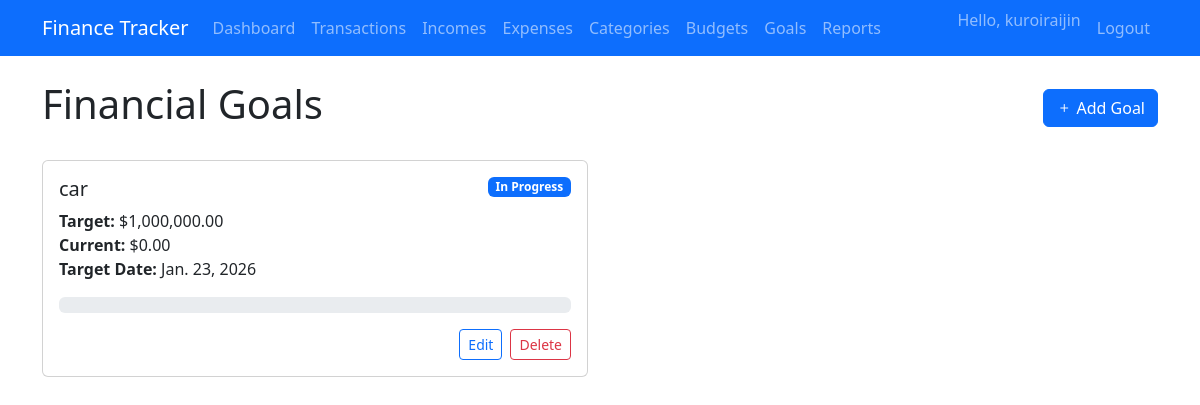
The app's page /goals/ (signed in), older data.
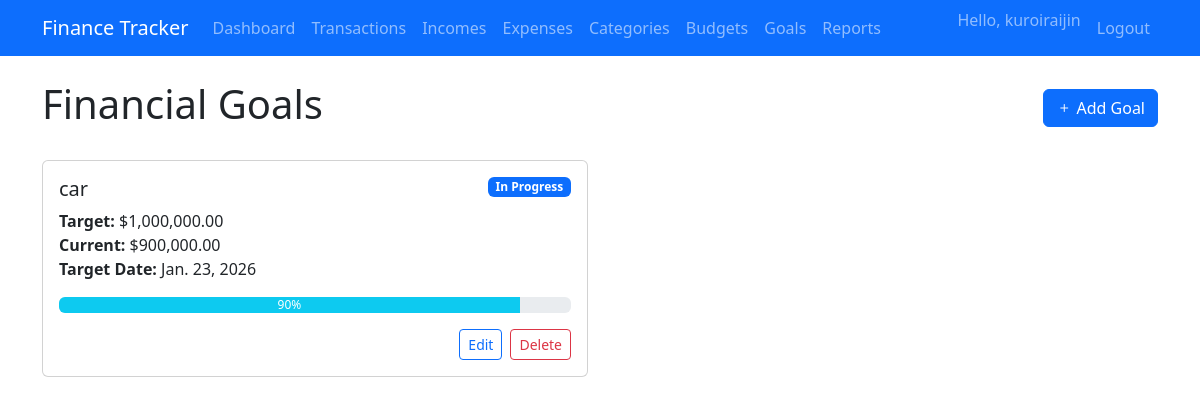
The same page, newer data.
### tracker/models.py (models this page shows, shortened)
class Goal(models.Model):
    user = models.ForeignKey(User, on_delete=models.CASCADE)
    name = models.CharField(max_length=100)
    target_amount = models.DecimalField(max_digits=10, decimal_places=2, validators=[MinValueValidator(0.01)])
    current_amount = models.DecimalField(max_digits=10, decimal_places=2, default=0)
    target_date = models.DateField()
    completed = models.BooleanField(default=False)
    def progress(self):
        return (self.current_amount / self.target_amount) * 100 if self.target_amount else 0

### tracker/views.py (the view)
# urls.py: path('goals/', views.goal_list, name='goals'),
@login_required
def goal_list(request):
    goals = Goal.objects.filter(user=request.user)
    return render(request, 'tracker/goal_list.html', {'goals': goals})

### templates/tracker/goal_list.html (shortened to what this page needs)
{% extends 'base.html' %}
{% load humanize %}
{% block content %}
<div class="d-flex justify-content-between align-items-center mb-4">
    <h1>Financial Goals</h1>
    <a href="{% url 'add_goal' %}" class="btn btn-primary">
        <i class="bi bi-plus"></i> Add Goal
    </a>
</div>
<div class="row">
    {% for goal in goals %}
    <div class="col-md-6 mb-4">
        <div class="card h-100">
            <div class="card-body">
                <div class="d-flex justify-content-between align-items-start">
                    <h5 class="card-title">{{ goal.name }}</h5>
                    {% if goal.completed %}
                    <span class="badge bg-success">Completed</span>
                    {% else %}
                    <span class="badge bg-primary">In Progress</span>
                    {% endif %}
                </div>
                <p class="card-text">
                    <strong>Target:</strong> ${{ goal.target_amount|intcomma }}<br>
                    <strong>Current:</strong> ${{ goal.current_amount|intcomma }}<br>
                    <strong>Target Date:</strong> {{ goal.target_date }}
                </p>
                <div class="progress mb-3">
                    <div class="progress-bar bg-info"
                         role="progressbar"
                         style="width: {{ goal.progress }}%"
                         aria-valuenow="{{ goal.progress }}"
                         aria-valuemin="0"
                         aria-valuemax="100">
                        {{ goal.progress|floatformat:0 }}%
                    </div>
                </div>
                <div class="d-flex justify-content-end">
                    <a href="{% url 'edit_goal' goal.pk %}" class="btn btn-sm btn-outline-primary me-2">Edit</a>
                    <a href="{% url 'delete_goal' goal.pk %}" class="btn btn-sm btn-outline-danger">Delete</a>
                </div>
            </div>
        </div>
    </div>
    {% endfor %}
</div>
{% endblock %}

Row changes from the older to the newer data that the page shows:
changed Goal "car": current_amount "0.00" → "900,000.00"; progress (not shown) → "90"
